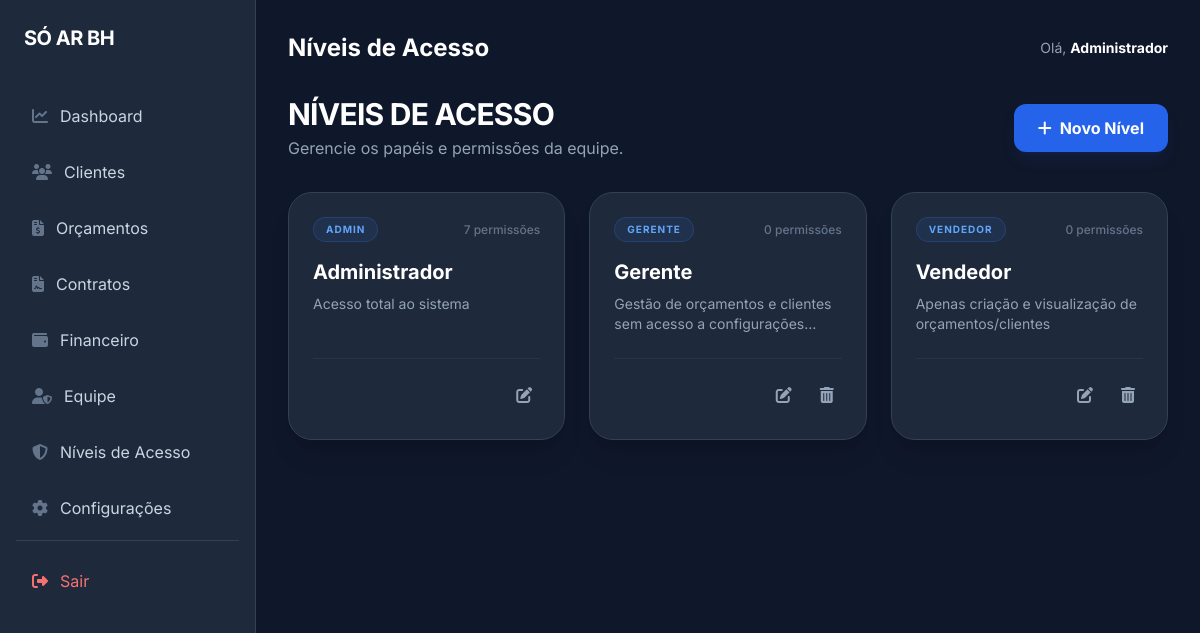
/roles (signed in), run on the app's committed database.
### tables this page shows
CREATE TABLE IF NOT EXISTS roles (
    id INT AUTO_INCREMENT PRIMARY KEY,
    nome VARCHAR(50) NOT NULL,
    slug VARCHAR(50) UNIQUE NOT NULL,
    descricao VARCHAR(255)
);

### app/Controllers/BaseController.php (called while the page is built, shortened)
<?php
class BaseController
{
    protected function view($path, $data = [])
    {
        extract($data);
        require_once __DIR__ . "/../../views/{$path}.php";
    }
}

### app/Controllers/RoleController.php (called while the page is built, shortened)
<?php
class RoleController extends BaseController
{
    private $roleModel;
    public function __construct()
    {
        $this->roleModel = new Role();
    }
    public function index()
    {
        $roles = $this->roleModel->allWithPermissionCount();
        $this->view('admin/roles/index', [
            'title' => 'Níveis de Acesso',
            'roles' => $roles
        ]);
    }
}

### app/Services/PermissionService.php (called while the page is built, shortened)
<?php
class PermissionService
{
    private static $permissions = null;
    public static function has($permissionSlug)
    {
        $userPermissions = self::getUserPermissions($_SESSION['user_id']);
        return in_array($permissionSlug, $userPermissions);
    }
    public static function getUserPermissions($userId)
    {
        if (self::$permissions !== null) return self::$permissions;
        $db = \App\Services\Database::getInstance();
        $stmt = $db->prepare("SELECT role_id FROM usuarios WHERE id = ?");
        $stmt->execute([$userId]);
        $roleId = $stmt->fetchColumn();
        $stmt = $db->prepare("
            SELECT p.slug
            FROM permissoes p
            JOIN role_permissoes rp ON p.id = rp.permissao_id
            WHERE rp.role_id = ?
        ");
        $stmt->execute([$roleId]);
        self::$permissions = $stmt->fetchAll(PDO::FETCH_COLUMN);
        return self::$permissions;
    }
}

### app/Services/Database.php (called while the page is built, shortened)
<?php
class Database
{
    private static $instance = null;
    private $connection;
    private function __construct()
    {
        $config = require __DIR__ . '/../../config/config.php';
        $db = $config['db'];
        try {
            $dsn = "mysql:host={$db['host']};dbname={$db['dbname']};charset={$db['charset']}";
            $this->connection = new PDO($dsn, $db['user'], $db['pass'], [
                PDO::ATTR_ERRMODE => PDO::ERRMODE_EXCEPTION,
                PDO::ATTR_DEFAULT_FETCH_MODE => PDO::FETCH_ASSOC,
                PDO::ATTR_EMULATE_PREPARES => false,
            ]);
        } catch (PDOException $e) {
            die("Database connection failed: " . $e->getMessage());
        }
    }
    public static function getInstance()
    {
        if (self::$instance === null) {
            self::$instance = new self();
        }
        return self::$instance->getConnection();
    }
    public function getConnection()
    {
        return $this->connection;
    }
}

### config/config.php (called while the page is built)
<?php
return [
    'db' => [
        'host' => '177.136.234.91',
        'dbname' => 'soarcondicionado_crm',
        'user' => 'soarcondicionado_cm',
        'pass' => '?*4kqWSh1N0V;+~1',
        'charset' => 'utf8mb4'
    ],
    'app_url' => 'https://crm.soarcondicionadobh.com.br',
    'app_key' => 'OYP6bZVdFg0C28KUEZoVBNiuUhHvPGWfBl05HxfrLBI='
];

### app/Models/BaseModel.php (called while the page is built, shortened)
<?php
abstract class BaseModel
{
    public function __construct()
    {
        $this->db = Database::getInstance();
    }
}

### app/Models/Role.php (called while the page is built, shortened)
<?php
class Role extends BaseModel
{
    public function allWithPermissionCount()
    {
        $stmt = $this->db->query("
            SELECT r.*, COUNT(rp.permissao_id) as total_permissoes
            FROM roles r
            LEFT JOIN role_permissoes rp ON r.id = rp.role_id
            GROUP BY r.id
            ORDER BY r.nome ASC
        ");
        return $stmt->fetchAll();
    }
}

### views/admin/roles/index.php (the view, shortened to what this page needs)
<?php include __DIR__ . '/../layout/header.php'; ?>
<div class="max-w-6xl mx-auto">
    <div class="flex items-center justify-between mb-8">
        <div>
            <h1 class="text-3xl font-bold text-white uppercase tracking-tight">Níveis de Acesso</h1>
            <p class="text-slate-400 mt-1">Gerencie os papéis e permissões da equipe.</p>
        </div>
        <a href="/roles/create" class="px-6 py-3 bg-blue-600 hover:bg-blue-700 text-white font-bold rounded-xl transition-all shadow-lg shadow-blue-900/20 flex items-center">
            <i class="fa-solid fa-plus mr-2"></i> Novo Nível
        </a>
    </div>
    <div class="grid grid-cols-1 md:grid-cols-2 lg:grid-cols-3 gap-6">
        <?php foreach ($roles as $role): ?>
        <div class="bg-slate-800 rounded-3xl border border-slate-700 shadow-xl p-6 flex flex-col justify-between hover:border-slate-500 transition-all group">
            <div>
                <div class="flex items-center justify-between mb-4">
                    <span class="px-3 py-1 rounded-full text-[10px] font-bold uppercase tracking-widest bg-blue-500/10 text-blue-400 border border-blue-500/20">
                        <?= htmlspecialchars($role['slug']) ?>
                    </span>
                    <span class="text-xs text-slate-500 font-medium">
                        <?= $role['total_permissoes'] ?> permissões
                    </span>
                </div>
                <h3 class="text-xl font-bold text-white mb-2 group-hover:text-blue-400 transition-colors"><?= htmlspecialchars($role['nome']) ?></h3>
                <p class="text-slate-400 text-sm mb-6 line-clamp-2"><?= htmlspecialchars($role['descricao'] ?: 'Sem descrição.') ?></p>
            </div>
            <div class="flex items-center justify-end space-x-3 pt-4 border-t border-slate-700/50">
                <a href="/roles/edit/<?= $role['id'] ?>" class="p-2 text-slate-400 hover:text-blue-400 transition-all">
                    <i class="fa-solid fa-pen-to-square"></i>
                </a>
                <?php if ($role['slug'] !== 'admin'): ?>
                <button onclick="confirmDelete(<?= $role['id'] ?>)" class="p-2 text-slate-400 hover:text-red-400 transition-all">
                    <i class="fa-solid fa-trash-can"></i>
                </button>
                <?php endif; ?>
            </div>
        </div>
        <?php endforeach; ?>
    </div>
</div>
<?php include __DIR__ . '/../layout/footer.php'; ?>

### public/index.php (shortened to what this page needs)
<?php
function route($path, $controller, $method, $request_method = 'GET') {
    $uri = parse_url($_SERVER['REQUEST_URI'], PHP_URL_PATH);
    $base_path = '/';
    $uri = str_replace($base_path, '/', $uri);
    $uri = '/' . ltrim($uri, '/');
    if ($uri === $path && $_SERVER['REQUEST_METHOD'] === $request_method) {
        $ctrl = new $controller();
        $ctrl->$method();
        exit;
    }
}
route('/roles', RoleController::class, 'index', 'GET');

### views/admin/layout/header.php (shortened to what this page needs)
<!DOCTYPE html>
<html lang="pt-br">
<head>
    <script src="https://cdn.tailwindcss.com"></script>
    <link rel="stylesheet" href="https://cdnjs.cloudflare.com/ajax/libs/font-awesome/6.4.0/css/all.min.css">
</head>
<body class="bg-slate-900 text-slate-200">
    <div class="flex min-h-screen">
        <aside class="w-64 bg-slate-800 border-r border-slate-700 flex-shrink-0">
            <div class="p-6">
                <h1 class="text-xl font-bold text-white tracking-tight">SÓ AR BH</h1>
            </div>
            <nav class="mt-4 px-4 space-y-2">
                <?php if (\App\Services\PermissionService::has('dashboard.view')): ?>
                <a href="/dashboard" class="flex items-center px-4 py-3 text-slate-300 hover:bg-slate-700 hover:text-white rounded-xl transition-all group">
                    <i class="fa-solid fa-chart-line mr-3 text-slate-500 group-hover:text-blue-400"></i>
                    Dashboard
                </a>
                <?php endif; ?>
                <?php if (\App\Services\PermissionService::has('clientes.manage')): ?>
                <a href="/clientes" class="flex items-center px-4 py-3 text-slate-300 hover:bg-slate-700 hover:text-white rounded-xl transition-all group">
                    <i class="fa-solid fa-users mr-3 text-slate-500 group-hover:text-blue-400"></i>
                    Clientes
                </a>
                <?php endif; ?>
                <?php if (\App\Services\PermissionService::has('orcamentos.manage')): ?>
                <a href="/orcamentos" class="flex items-center px-4 py-3 text-slate-300 hover:bg-slate-700 hover:text-white rounded-xl transition-all group">
                    <i class="fa-solid fa-file-invoice-dollar mr-3 text-slate-500 group-hover:text-blue-400"></i>
                    Orçamentos
                </a>
                <?php endif; ?>
                <?php if (\App\Services\PermissionService::has('contratos.manage')): ?>
                <a href="/contratos" class="flex items-center px-4 py-3 text-slate-300 hover:bg-slate-700 hover:text-white rounded-xl transition-all group">
                    <i class="fa-solid fa-file-contract mr-3 text-slate-500 group-hover:text-blue-400"></i>
                    Contratos
                </a>
                <?php endif; ?>
                <?php if (\App\Services\PermissionService::has('financeiro.manage')): ?>
                <a href="/financeiro" class="flex items-center px-4 py-3 text-slate-300 hover:bg-slate-700 hover:text-white rounded-xl transition-all group">
                    <i class="fa-solid fa-wallet mr-3 text-slate-500 group-hover:text-blue-400"></i>
                    Financeiro
                </a>
                <?php endif; ?>
                <?php if (\App\Services\PermissionService::has('usuarios.manage')): ?>
                <a href="/usuarios" class="flex items-center px-4 py-3 text-slate-300 hover:bg-slate-700 hover:text-white rounded-xl transition-all group">
                    <i class="fa-solid fa-user-shield mr-3 text-slate-500 group-hover:text-blue-400"></i>
                    Equipe
                </a>
                <a href="/roles" class="flex items-center px-4 py-3 text-slate-300 hover:bg-slate-700 hover:text-white rounded-xl transition-all group">
                    <i class="fa-solid fa-shield-halved mr-3 text-slate-500 group-hover:text-blue-400"></i>
                    Níveis de Acesso
                </a>
                <?php endif; ?>
                <?php if (\App\Services\PermissionService::has('configuracoes.manage')): ?>
                <a href="/configuracoes" class="flex items-center px-4 py-3 text-slate-300 hover:bg-slate-700 hover:text-white rounded-xl transition-all group">
                    <i class="fa-solid fa-gear mr-3 text-slate-500 group-hover:text-blue-400"></i>
                    Configurações
                </a>
                <?php endif; ?>
                <div class="pt-4 border-t border-slate-700 mt-4">
                    <a href="/logout" class="flex items-center px-4 py-3 text-red-400 hover:bg-red-500/10 rounded-xl transition-all">
                        <i class="fa-solid fa-right-from-bracket mr-3"></i>
                        Sair
                    </a>
                </div>
            </nav>
        </aside>
        <main class="flex-1 p-8 overflow-y-auto">
            <header class="flex justify-between items-center mb-8">
                <h2 class="text-2xl font-bold text-white"><?= $title ?? 'Painel' ?></h2>
                <div class="flex items-center space-x-4">
                    <span class="text-slate-400 text-sm">Olá, <strong class="text-white"><?= $_SESSION['user_nome'] ?></strong></span>
                </div>
            </header>

### views/admin/layout/footer.php
        </main>
    </div>
</body>
</html>

### views/admin/layout/header.php (style rules this page uses)
body { font-family: 'Inter', sans-serif; }

### data on the page
roles: slug "ADMIN", total_permissoes "7", nome "Administrador", descricao "Acesso total ao sistema"
roles: slug "GERENTE", total_permissoes "0", nome "Gerente", descricao "Gestão de orçamentos e clientes sem acesso a…"
roles: slug "VENDEDOR", total_permissoes "0", nome "Vendedor", descricao "Apenas criação e visualização de orçamentos/clientes"

### other printed values
$title "Níveis de Acesso"
$_SESSION['user_nome'] "Administrador"
